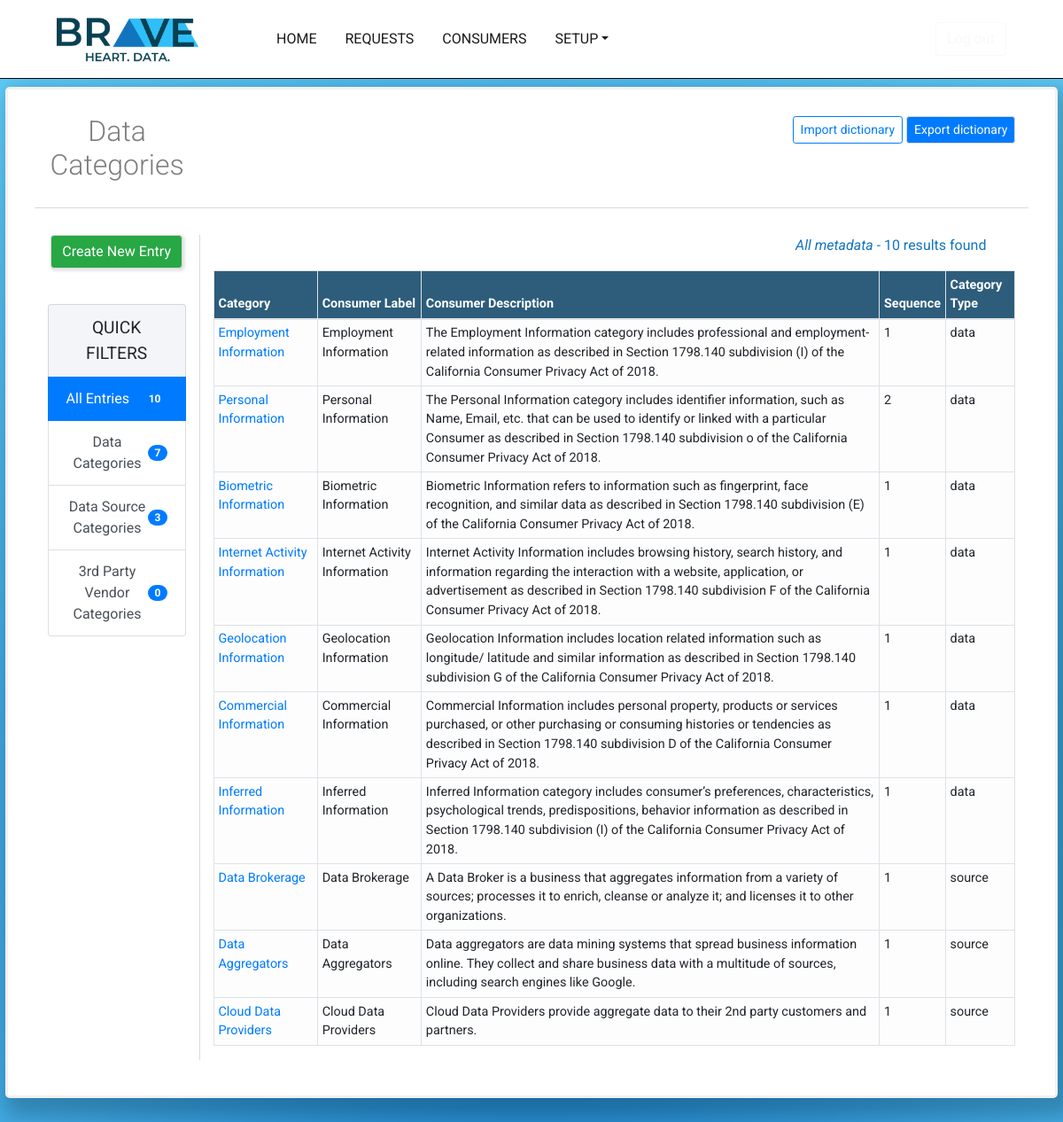
/metadata/category/ (signed in), run on the app's committed database.
### response_metadata/models.py (models this page shows, shortened)
class MetadataCategory(models.Model):
	category_type_choices = (
		('source','Data Source'),
		('vendor','3rd Party'),
		('data','Data')
		)
	category = models.TextField(max_length=255,blank=False,null=False)
	consumer_label = models.TextField(max_length=255,blank=False,null=False)
	consumer_description = models.TextField(max_length=255,blank=True)
	sequence = models.IntegerField(blank=True,default="1")
	created_at 	= models.DateTimeField(auto_now_add=True)
	updated_at 	= models.DateTimeField(auto_now=True)
	company		= models.ForeignKey(Company,on_delete=models.CASCADE,null=False,blank=False)
	category_type = models.TextField(max_length=255,choices=category_type_choices,blank=False,default='data')

### response_metadata/views.py (the view)
# urls.py: path('category/',views.MetadataCategoryListView.as_view(),name='metadata_category_list'),
class MetadataCategoryListView(LoginRequiredMixin,ListView):
	model = MetadataCategory
	template_name = 'response_metadata/metadata_category_list.html'
	login_url = '/console/login/'
	def get_context_data(self,**kwargs):
		context = super(MetadataCategoryListView,self).get_context_data(**kwargs)
		context['all_metadata_category_list'] = MetadataCategory.objects.filter(company__in = self.request.user.company.all())
		context['data_category_list'] = MetadataCategory.objects.filter(company__in = self.request.user.company.all(),category_type__iexact='data')
		context['source_data_category_list'] = MetadataCategory.objects.filter(company__in = self.request.user.company.all(),category_type__iexact='source')
		context['vendor_category_list'] = MetadataCategory.objects.filter(company__in = self.request.user.company.all(),category_type__iexact='vendor')
		return context

### accounts/models.py (called while the page is built)
	@property
	def is_active(self):
		return self.staff

### response_metadata/templates/response_metadata/metadata_category_list.html (shortened to what this page needs)
{% extends 'user_console/console_base.html' %}
{% load staticfiles %}
{% load el_pagination_tags %}
{% block css_block %}
	<link rel="stylesheet" type="text/css" href="{% static 'user_console/request_list.css' %}">
{% endblock%}
{% block main_block %}
	<div class="container-fullwidth" id="request-container">
		<div class="container-fullwidth" id="request-header-container">
			<div class="row" id="header-row">
				<div class="col-2 text-center">
					<h2 class="pt-2" id="request-header">Data Categories</h2>
				</div>
				<div class="col-10" style="padding-top: 10px;">
					<a href="{% url 'user_console:export_all_requests' %}"><button type="button" class="btn btn-primary btn-sm mb-4 float-right">Export dictionary</button></a>
					<a href="{% url 'user_console:import_requests' %}"><button type="button" class="btn btn-outline-primary btn-sm mb-4 mr-1 float-right">Import dictionary</button></a>
				</div>
			</div>
			<div class="row" id="request-row">
			<div class="col-2 text-center" id="filter-column">
				<div class="row" id="new-request-button-row">
					<div class="col text-center ">
					<a href="{% url 'response_metadata:metadata_category_create' %}"><button type="button" class="btn btn-success mb-4">Create New Entry</button></a>
					</div>
				</div>
				<div class="row pt-3">
					<div class="col">
				<div class="list-group" id="list-tab" role="tablist">
					<li class="list-group-item" style="text-align: center;font-size:1.2em;background-color:#F3F5F8 ">QUICK FILTERS</li>
					<a class="list-group-item list-group-item-action active d-flex justify-content-between align-items-center" id="filter-1-list" data-toggle='list' href='#filter-1' role='tab' aria-controls='filter-1'>All Entries<span class="badge badge-primary badge-pill">{{all_metadata_category_list|length}}</span></a>
					<a class="list-group-item list-group-item-action d-flex justify-content-between align-items-center" id="filter-2-list" data-toggle='list' href='#filter-2' role='tab' aria-controls='filter-2'>Data Categories<span class="badge badge-primary badge-pill">{{data_category_list|length}}</span></a>
					<a class="list-group-item list-group-item-action d-flex justify-content-between align-items-center" id="filter-3-list" data-toggle='list' href='#filter-3' role='tab' aria-controls='filter-3'>Data Source Categories<span class="badge badge-primary badge-pill">{{source_data_category_list|length}}</span></a>
					<a class="list-group-item list-group-item-action d-flex justify-content-between align-items-center" id="filter-4-list" data-toggle='list' href='#filter-4' role='tab' aria-controls='filter-4'>3rd Party Vendor Categories<span class="badge badge-primary badge-pill">{{vendor_category_list|length}}</span></a>
					</div>
					</div>
				</div>
			</div>
		<div class="col-10">
				<div class="tab-content" id="nav-tabContent">
					<div class="tab-pane show active" id="filter-1" role='tabpanel' arialabelledby='filter-1-list'>
					<table class="table table-light table-bordered table-hover table-sm" id="request-table">
						<thead class="thead" style="background-color:#2d5d7b;color: white;">
							<th class="table-head" scope="col">Category</th>
							<th class="table-head" scope="col">Consumer Label</th>
							<th class="table-head" scope="col">Consumer Description</th>
							<th class="table-head" scope="col">Sequence</th>
							<th class="table-head" scope="col">Category Type</th>
						</thead>
						<tbody>
							<div class="row float-right">
								<div class="pr-5">
								{% if all_metadata_category_list %}
									<p class="list-count"><span><i>All metadata - </i></span><span>{{all_metadata_category_list | length}} results found</i></span></p>
								{% else %}
									<p class="list-count">All metadata - <span><i>No results</i></span></p>
								{% endif %}
								</div>
							</div>
							{% for metadata in all_metadata_category_list %}
								<tr>
									<td scope="row"><a href="{% url 'response_metadata:metadata_category_detail' pk=metadata.pk %}">{{metadata.category}}</a></td>
									<td>{{metadata.consumer_label}}</td>
									<td>{{metadata.consumer_description}}</td>
									<td>{{metadata.sequence}}</td>
									<td>{{metadata.category_type}}</td>
								</tr>
							{% endfor %}
						</tbody>
					</table>
					</div>
	</div>
{% endblock %}

### user_console/static/user_console/user_console.css (style rules this page uses)
html,body { font-size: 1rem; height: 100vh; overflow: auto; font-family: 'Roboto', sans-serif; }

### user_console/static/user_console/request_list.css (style rules this page uses)
#request-header { color:#707070; padding-bottom: 20px; font-weight: 300; opacity: .9; }
.btn.btn-success { box-shadow: 1.5px 1.5px 3px 1.5px rgba(0,0,0,0.1); border:1px solid #DCDAD9; }
.btn.btn-primary { border:1px solid #DCDAD9; }
#list-tab { border-radius: 10px; }
#filter-column { border-right:1px solid #DCDAD9; }
#request-header-container { border-radius:5px; border:3px solid #F2F1F1; padding-top: 20px; width: 99%; margin: auto; box-shadow: 10px 10px 20px 10px rgba(0,0,0,0.2); background-color: white; min-height: 1000px; }
#request-table { font-size: .9em; }
#request-container { background: radial-gradient(circle, rgba(20,117,190,1) 0%, rgba(46,192,249,0.75) 100%); height:100vh; padding-top: 98px; min-height:1400px; }
#request-row { background-color: white; width: 95%; margin: auto; padding-top: 30px; padding-bottom: 40px; }
#header-row { width: 95%; margin: auto; border-bottom:1px solid #DCDAD9; }
.list-count { color: #1374BE; }

### data on the page
MetadataCategory: category "Employment Information", consumer_label "Employment Information", consumer_description "The Employment Information category includes professional and employment-related information as described in Section 1798.140 subdivision (I) of the California Consumer Privacy Act of 2018.", sequence "1", category_type "data"
MetadataCategory: category "Personal Information", consumer_label "Personal Information", consumer_description "The Personal Information category includes identifier information, such as Name, Email, etc. that can be used to identify or linked with a particular Consumer as described in Section 1798.140 subdivision o of the California Consumer Privacy Act of 2018.", sequence "2", category_type "data"
MetadataCategory: category "Biometric Information", consumer_label "Biometric Information", consumer_description "Biometric Information refers to information such as fingerprint, face recognition, and similar data as described in Section 1798.140 subdivision (E) of the California Consumer Privacy Act of 2018.", sequence "1", category_type "data"
MetadataCategory: category "Internet Activity Information", consumer_label "Internet Activity Information", consumer_description "Internet Activity Information includes browsing history, search history, and information regarding the interaction with a website, application, or advertisement as described in Section 1798.140 subdivision F of the California Consumer Privacy Act of 2018.", sequence "1", category_type "data"
MetadataCategory: category "Geolocation Information", consumer_label "Geolocation Information", consumer_description "Geolocation Information includes location related information such as longitude/ latitude and similar information as described in Section 1798.140 subdivision G of the California Consumer Privacy Act of 2018.", sequence "1", category_type "data"
MetadataCategory: category "Commercial Information", consumer_label "Commercial Information", consumer_description "Commercial Information includes personal property, products or services purchased, or other purchasing or consuming histories or tendencies as described in Section 1798.140 subdivision D of the California Consumer Privacy Act of 2018.", sequence "1", category_type "data"
MetadataCategory: category "Inferred Information", consumer_label "Inferred Information", consumer_description "Inferred Information category includes consumer’s preferences, characteristics, psychological trends, predispositions, behavior information as described in Section 1798.140 subdivision (I) of the California Consumer Privacy Act of 2018.", sequence "1", category_type "data"
MetadataCategory: category "Data Brokerage", consumer_label "Data Brokerage", consumer_description "A Data Broker is a business that aggregates information from a variety of sources; processes it to enrich, cleanse or analyze it; and licenses it to other organizations.", sequence "1", category_type "source"
MetadataCategory: category "Data Aggregators", consumer_label "Data Aggregators", consumer_description "Data aggregators are data mining systems that spread business information online. They collect and share business data with a multitude of sources, including search engines like Google.", sequence "1", category_type "source"
MetadataCategory: category "Cloud Data Providers", consumer_label "Cloud Data Providers", consumer_description "Cloud Data Providers provide aggregate data to their 2nd party customers and partners.", sequence "1", category_type "source"

### other printed values
{{ all_metadata_category_list|length }} "10"
{{ data_category_list|length }} "7"
{{ source_data_category_list|length }} "3"
{{ vendor_category_list|length }} "0"
{{ all_metadata_category_list | length }} "10"
